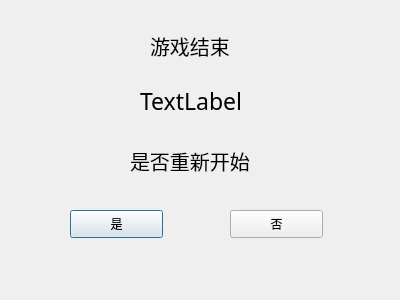
<?xml version="1.0" encoding="UTF-8"?>
<ui version="4.0">
 <class>Dialog</class>
 <widget class="QDialog" name="Dialog">
  <property name="geometry">
   <rect>
    <x>0</x>
    <y>0</y>
    <width>400</width>
    <height>300</height>
   </rect>
  </property>
  <property name="windowTitle">
   <string>Dialog</string>
  </property>
  <widget class="QPushButton" name="pushButton">
   <property name="geometry">
    <rect>
     <x>70</x>
     <y>210</y>
     <width>93</width>
     <height>28</height>
    </rect>
   </property>
   <property name="text">
    <string>是</string>
   </property>
  </widget>
  <widget class="QPushButton" name="yes">
   <property name="geometry">
    <rect>
     <x>230</x>
     <y>210</y>
     <width>93</width>
     <height>28</height>
    </rect>
   </property>
   <property name="text">
    <string>否</string>
   </property>
  </widget>
  <widget class="QLabel" name="win_player">
   <property name="geometry">
    <rect>
     <x>140</x>
     <y>70</y>
     <width>191</width>
     <height>61</height>
    </rect>
   </property>
   <property name="font">
    <font>
     <family>Adobe 黑体 Std R</family>
     <pointsize>17</pointsize>
    </font>
   </property>
   <property name="text">
    <string>TextLabel</string>
   </property>
  </widget>
  <widget class="QLabel" name="label">
   <property name="geometry">
    <rect>
     <x>130</x>
     <y>130</y>
     <width>171</width>
     <height>61</height>
    </rect>
   </property>
   <property name="font">
    <font>
     <family>Adobe 黑体 Std R</family>
     <pointsize>15</pointsize>
    </font>
   </property>
   <property name="text">
    <string>是否重新开始</string>
   </property>
  </widget>
  <widget class="QLabel" name="label_2">
   <property name="geometry">
    <rect>
     <x>150</x>
     <y>20</y>
     <width>121</width>
     <height>51</height>
    </rect>
   </property>
   <property name="font">
    <font>
     <family>Adobe 黑体 Std R</family>
     <pointsize>15</pointsize>
    </font>
   </property>
   <property name="text">
    <string>游戏结束</string>
   </property>
  </widget>
 </widget>
 <resources/>
 <connections>
  <connection>
   <sender>pushButton</sender>
   <signal>clicked()</signal>
   <receiver>Dialog</receiver>
   <slot>accept()</slot>
   <hints>
    <hint type="sourcelabel">
     <x>134</x>
     <y>212</y>
    </hint>
    <hint type="destinationlabel">
     <x>120</x>
     <y>146</y>
    </hint>
   </hints>
  </connection>
  <connection>
   <sender>yes</sender>
   <signal>clicked()</signal>
   <receiver>Dialog</receiver>
   <slot>reject()</slot>
   <hints>
    <hint type="sourcelabel">
     <x>289</x>
     <y>220</y>
    </hint>
    <hint type="destinationlabel">
     <x>357</x>
     <y>145</y>
    </hint>
   </hints>
  </connection>
 </connections>
</ui>
